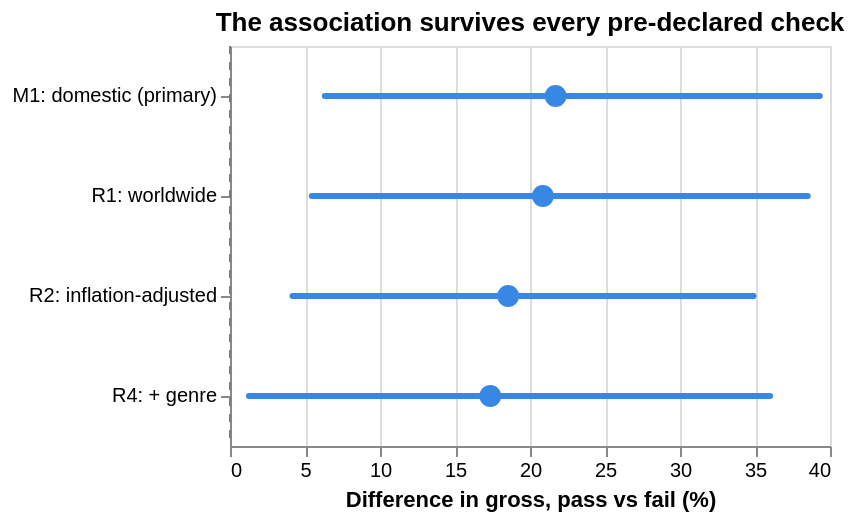

Write notebook code for a chart like this one.
### Code cell
#| hide
#| caption: All four estimates sit above zero. The intervals are wide, so the direction is firmer than the size.
rb = robust.reset_index()
base = alt.Chart(rb).encode(
    y=alt.Y("Model:N", title=None, sort=None),
    tooltip=["Model", "N", alt.Tooltip("Difference (%):Q", format="+.1f"),
             alt.Tooltip("CI low (%):Q", format="+.1f"), alt.Tooltip("CI high (%):Q", format="+.1f"),
             alt.Tooltip("p:Q", format=".3f")],
)
zero = alt.Chart(pd.DataFrame({"x": [0]})).mark_rule(strokeDash=[4, 4], color="#747a87").encode(x="x:Q")
(zero
 + base.mark_rule(strokeWidth=3, strokeCap="round", color="#3987e5").encode(
     x=alt.X("CI low (%):Q", title="Difference in gross, pass vs fail (%)"), x2="CI high (%):Q")
 + base.mark_point(size=120, filled=True, opacity=1, color="#3987e5").encode(x="Difference (%):Q")
).properties(title="The association survives every pre-declared check", height=200)

### Figure 1 — Vega-Lite specification as saved in the notebook (floating-point values rounded to 4 significant figures)
{"config": {"view": {"continuousWidth": 300, "continuousHeight": 300}}, "layer": [{"data": {"name": "data-d285a7403ed98ae579761d64a864032b"}, "mark": {"type": "rule", "color": "#747a87", "strokeDash": [4, 4]}, "encoding": {"x": {"field": "x", "type": "quantitative"}}}, {"data": {"name": "data-f6138c0ce087964297f3a07f94d67109"}, "mark": {"type": "rule", "color": "#3987e5", "strokeCap": "round", "strokeWidth": 3}, "encoding": {"tooltip": [{"field": "Model", "type": "nominal"}, {"field": "N", "type": "quantitative"}, {"field": "Difference (%)", "format": "+.1f", "type": "quantitative"}, {"field": "CI low (%)", "format": "+.1f", "type": "quantitative"}, {"field": "CI high (%)", "format": "+.1f", "type": "quantitative"}, {"field": "p", "format": ".3f", "type": "quantitative"}], "x": {"field": "CI low (%)", "title": "Difference in gross, pass vs fail (%)", "type": "quantitative"}, "x2": {"field": "CI high (%)"}, "y": {"field": "Model", "sort": null, "title": null, "type": "nominal"}}}, {"data": {"name": "data-f6138c0ce087964297f3a07f94d67109"}, "mark": {"type": "point", "color": "#3987e5", "filled": true, "opacity": 1, "size": 120}, "encoding": {"tooltip": [{"field": "Model", "type": "nominal"}, {"field": "N", "type": "quantitative"}, {"field": "Difference (%)", "format": "+.1f", "type": "quantitative"}, {"field": "CI low (%)", "format": "+.1f", "type": "quantitative"}, {"field": "CI high (%)", "format": "+.1f", "type": "quantitative"}, {"field": "p", "format": ".3f", "type": "quantitative"}], "x": {"field": "Difference (%)", "type": "quantitative"}, "y": {"field": "Model", "sort": null, "title": null, "type": "nominal"}}}], "height": 200, "title": "The association survives every pre-declared check", "$schema": "https://vega.github.io/schema/vega-lite/v6.4.1.json", "datasets": {"data-d285a7403ed98ae579761d64a864032b": [{"x": 0}], "data-f6138c0ce087964297f3a07f94d67109": [{"Model": "M1: domestic (primary)", "N": 798, "Difference (%)": 21.71, "CI low (%)": 6.32, "CI high (%)": 39.32, "p": 0.004392}, {"Model": "R1: worldwide", "N": 798, "Difference (%)": 20.86, "CI low (%)": 5.453, "CI high (%)": 38.52, "p": 0.006465}, {"Model": "R2: inflation-adjusted", "N": 787, "Difference (%)": 18.54, "CI low (%)": 4.168, "CI high (%)": 34.9, "p": 0.009908}, {"Model": "R4: + genre", "N": 711, "Difference (%)": 17.35, "CI low (%)": 1.262, "CI high (%)": 36.0, "p": 0.03346}]}}
